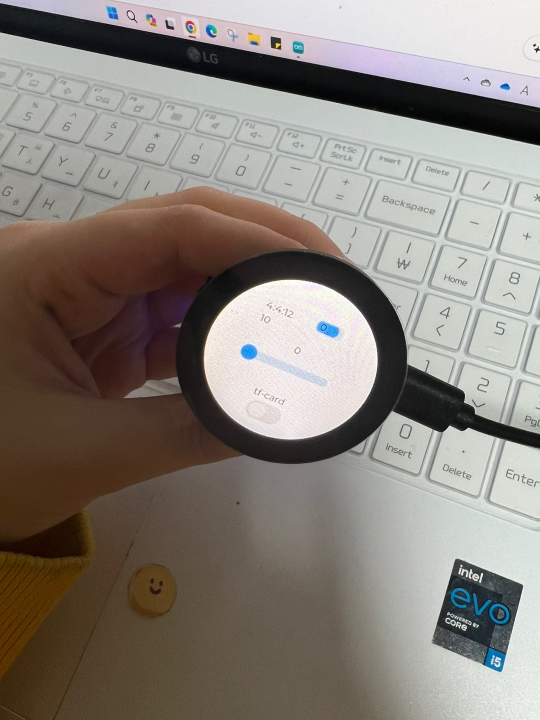
#> input picture OpenCV/ImageProcessing/Resource/clock.jpg, 1080 x 1440 px (shown at 1/2 size)
$ python roi.py
#> lines starting #> are read from the running program, lines starting #| are printed output that depends on the picture; after the words box and inside, x2 and y2 are one past the last pixel; in counts of white or black regions, pixels touching at a corner belong together
import cv2
import numpy as np

img = cv2.imread('../ImageProcessing/Resource/clock.jpg')
#> img is the input picture: shape (1440, 1080, 3); mean B, G, R 122.3, 129.4, 136.2

x = 320; y = 150; w = 50; h = 50    # roi 좌표
roi = img[y:y+h, x:x+w]     # roi 지정
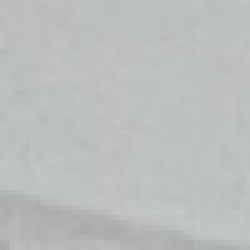
#> roi: shape (50, 50, 3) (shown 5 times larger); mean B, G, R 187.5, 191, 186.9

print(roi.shape)
#| (50, 50, 3)
cv2.rectangle(roi, (0, 0), (h-1, w-1), (0, 255, 0)) # cv2.rectangle(img, (x, y), (x + w, y + h), (0, 255, 0)) => 한 번에 작성
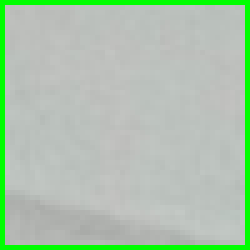
#> roi: shape (50, 50, 3) (shown 5 times larger); 7.84% of pixels changed, all inside (x1, y1, x2, y2) = (0, 0, 50, 50)
cv2.imshow("img", img)                              # 선을 그리기 위해 1픽셀을 뺐다.

cv2.waitKey(0)
cv2.destroyAllWindows()
